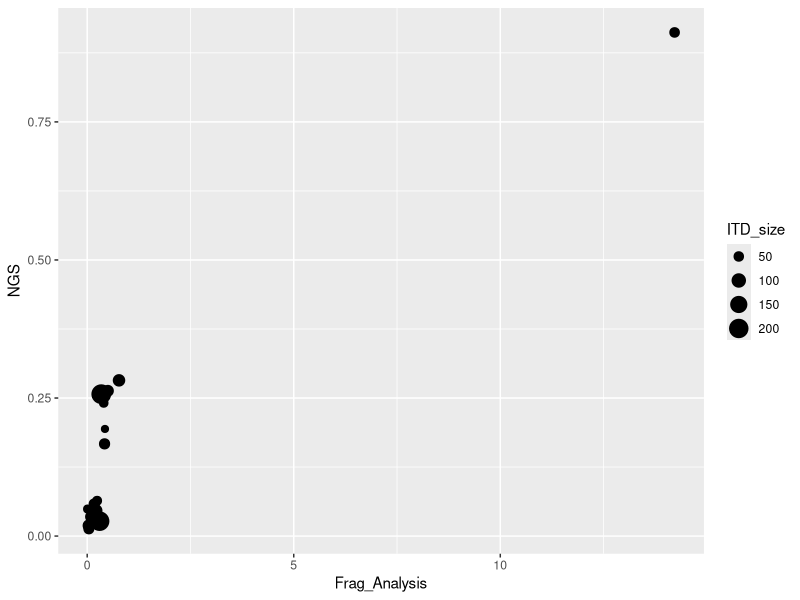

Reproduce this figure in R.
library(ggplot2)
png("/home/shjn/PycharmProjects/mypipeline/aml/static/aml/all_samples.png")
Frag_Analysis <- c(0.24, 0.17, 0.04, 0.21, 0.77, 0.5, 14.22, 0.34, 0.16, 0.01, 0.42, 0.3, 0.36, 0.1, 0.4, 0.04, 0.43)
NGS <- c(0.064, 0.058, 0.019, 0.046, 0.282, 0.263, 0.912, 0.257, 0.037, 0.049, 0.167, 0.027, 0.166, 0.035, 0.241, 0.013, 0.194)
ITD_size <- c(45, 57, 72, 81, 72, 66, 51, 207, 45, 39, 57, 204, 24, 72, 42, 54, 33)
df <- data.frame(Frag_Analysis, NGS, ITD_size)
p <- ggplot(data = df, aes(x = Frag_Analysis, NGS))
p + geom_point(aes(size=ITD_size))
dev.off()
